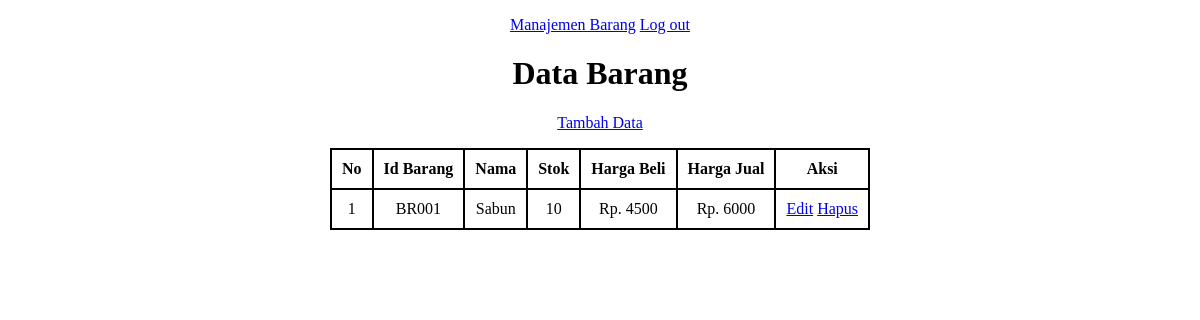
Page /barang/view.php (signed in) on the earlier database version.
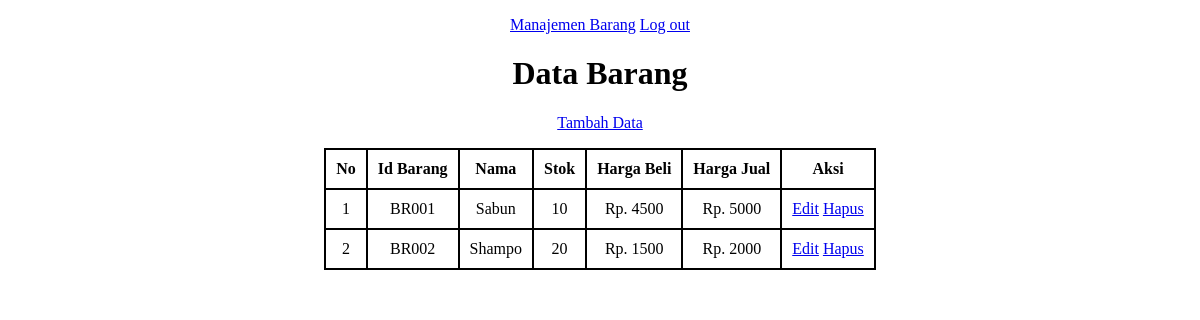
Same page on the later database version.
### tables this page shows
CREATE TABLE `barang` (
  `id_barang` varchar(5) NOT NULL,
  `nama_barang` varchar(100) NOT NULL,
  `stok` int(11) NOT NULL,
  `harga_beli` int(11) NOT NULL,
  `harga_jual` int(11) NOT NULL
);

### barang/view.php (the view, shortened to what this page needs)
<?php
include "../inc/koneksi.php";
    ?>
<!DOCTYPE html>
<html>
<head>
</head>
<body>
    <p>
        <a href="view.php">Manajemen Barang</a>
        <a href="../inc/logout.php">Log out</a>
    </p>
    <h1>Data Barang</h1>
    <p><a href="insert.php">Tambah Data</a></p>
    <table>
        <tr>
            <th>No</th>
            <th>Id Barang</th>
            <th>Nama</th>
            <th>Stok</th>
            <th>Harga Beli</th>
            <th>Harga Jual</th>
            <th>Aksi</th>
        </tr>
        <?php
        $no = 1;
        $sql = "select * from barang order by id_barang asc";
        $query = mysqli_query($conn,$sql);
        while($row = mysqli_fetch_array($query)){
            echo "
            <tr>
                <td>$no</td>
                <td>$row[id_barang]</td>
                <td>$row[nama_barang]</td>
                <td>$row[stok]</td>
                <td>Rp. $row[harga_beli]</td>
                <td>Rp. $row[harga_jual]</td>
                <td>
                    <a href='update.php?id=$row[id_barang]'>Edit</a>
                    <a href='view.php?del=$row[id_barang]'>Hapus</a>
                </td>
            </tr>
            ";
            $no++;
        }
        ?>
    </table>
</body>
</html>

### barang/view.php (style rules this page uses)
body { text-align: center; }
table { margin: auto; }
table, th, td { border: 2px solid black; border-collapse: collapse; }
th, td { padding: 10px; text-align: center; }

Differences in the rows shown:
changed barang "BR001": harga_jual "6000" → "5000"
added barang: id_barang "BR002", nama_barang "Shampo", stok "20", harga_beli "1500", harga_jual "2000"
